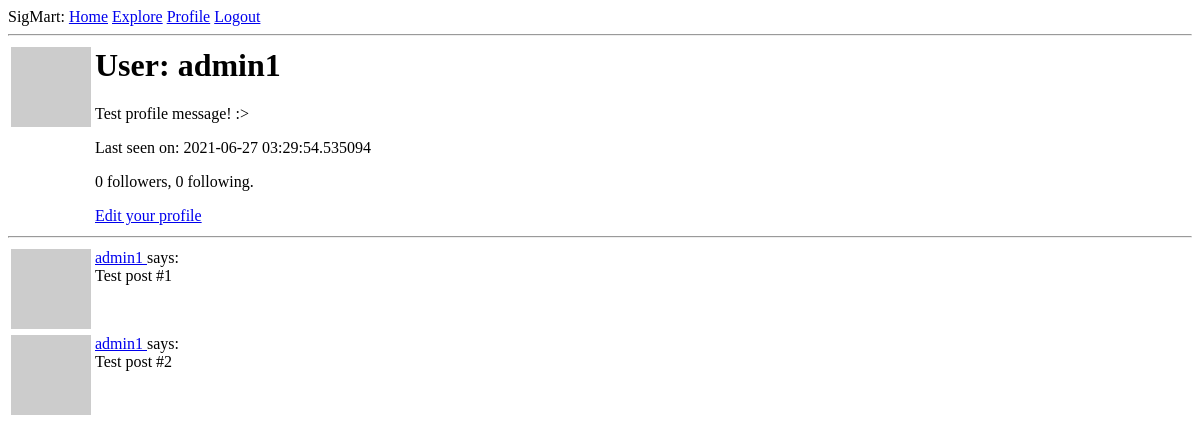
The app's page /user/admin1 (signed in), older data.
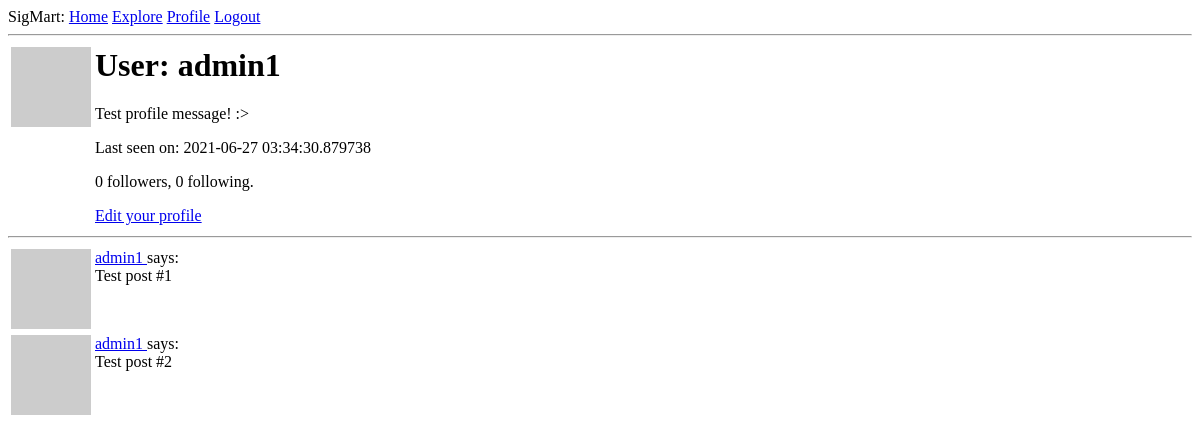
The same page, newer data.
### app/models.py (models this page shows, shortened)
class User(UserMixin, db.Model):
    id = db.Column(db.Integer, primary_key=True)
    username = db.Column(db.String(64), index=True, unique=True)
    email = db.Column(db.String(120), index=True, unique=True)
    password_hash = db.Column(db.String(128))
    followed = db.relationship(
        "User", secondary=followers,
        primaryjoin=(followers.c.follower_id == id),
        secondaryjoin=(followers.c.followed_id == id),
        backref=db.backref("followers", lazy="dynamic"), lazy="dynamic")
    about_me = db.Column(db.String(140))
    last_seen = db.Column(db.DateTime, default=datetime.utcnow)
    posts = db.relationship("Post", backref="author", lazy="dynamic")
    def avatar(self, size):
        digest = md5(self.email.lower().encode("utf-8")).hexdigest()
        return "https://www.gravatar.com/avatar/{}?d=identicon&s={}".format(
            digest, size)

### app/routes.py (the view)
@app.route("/user/<username>")
@login_required
def user(username):
    user = User.query.filter_by(username=username).first_or_404()
    posts = [
        {'author': user, 'body': 'Test post #1'},
        {'author': user, 'body': 'Test post #2'}
    ]
    form = EmptyForm()
    return render_template("user.html", user=user, posts=posts, form=form)

### app/models.py (called while the page is built)
@login.user_loader
def load_user(id):
    return User.query.get(int(id))

### app/routes.py (called while the page is built)
@app.before_request
def before_request():
    if current_user.is_authenticated:
        current_user.last_seen = datetime.utcnow()
        db.session.commit()

### app/templates/user.html (shortened to what this page needs)
{% extends "base.html" %}
{% block content %}
    <table>
        <tr valign="top">
            <td><img src="{{ user.avatar(128) }}"></td>
            <td>
                <h1>User: {{ user.username }}</h1>
                {% if user.about_me %}<p>{{ user.about_me }}</p>{% endif %}
                {% if user.last_seen %}<p>Last seen on: {{ user.last_seen }}</p>{% endif %}
                <p>{{ user.followers.count() }} followers, {{ user.followed.count() }} following.</p>
                {% if user == current_user %}
                <p><a href="{{ url_for('edit_profile') }}">Edit your profile</a></p>
                {% endif %}
            </td>
        </tr>
    </table>
    <hr>
    {% for post in posts %}
        {% include "_post.html" %}
    {% endfor %}
{% endblock %}

### app/templates/base.html (shortened to what this page needs)
<html>
    <head>
    </head>
    <body>
        <div>
            SigMart:
            <a href="{{ url_for('index') }}">Home</a>
            <a href="{{ url_for('explore') }}">Explore</a>
            {% if current_user.is_anonymous %}
            <a href="{{ url_for('login') }}">Login</a>
            <a href="{{ url_for('register') }}">Register</a>
            {% else %}
            <a href="{{ url_for('user', username=current_user.username) }}">Profile</a>
            <a href="{{ url_for('logout') }}">Logout</a>
            {% endif %}
        </div>
        <hr>
        {% block content %}
        {% endblock %}
    </body>
</html>

### app/templates/_post.html
<table>
        <tr valign="top">
            <td><img src="{{ post.author.avatar(36) }}"></td>
            <td>
                <a href="{{ url_for('user', username=post.author.username) }}">
                    {{ post.author.username }}
                </a>
                says:<br>{{ post.body }}
            </td>
        </tr>
</table>

Row changes from the older to the newer data that the page shows:
changed User "admin1": last_seen "2021-06-27 03:29:54.535094" → "2021-06-27 03:34:30.879738"
